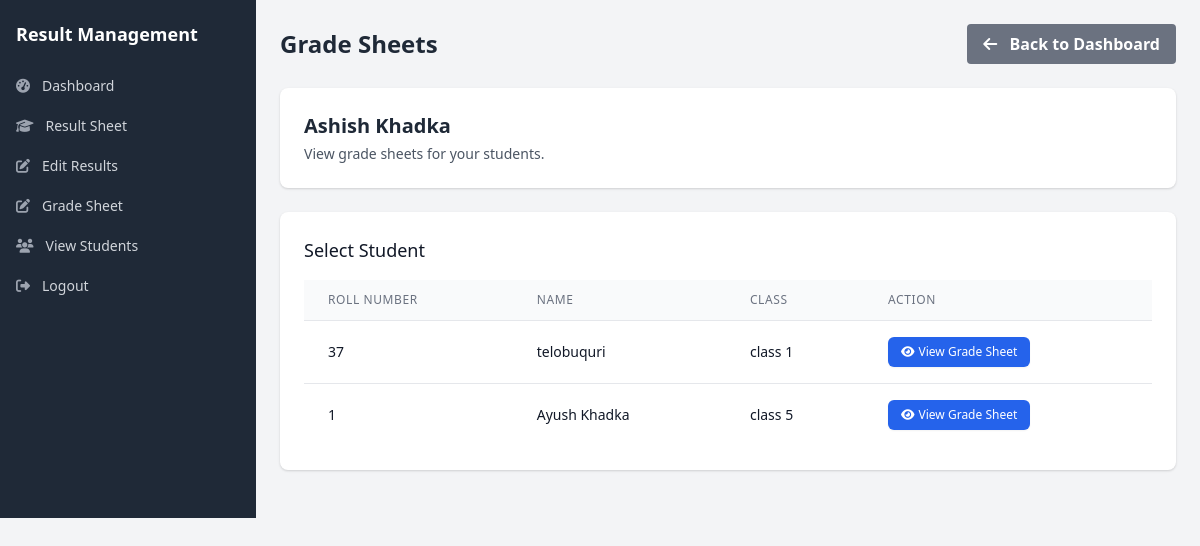
/Teacher/grade_sheet.php (signed in), run on the app's committed database.
### tables this page shows
CREATE TABLE `teachers` (
  `teacher_id` int(11) NOT NULL,
  `user_id` int(11) NOT NULL,
  `employee_id` varchar(20) NOT NULL,
  `qualification` varchar(100) DEFAULT NULL,
  `experience` varchar(255) DEFAULT NULL,
  `department` varchar(50) DEFAULT NULL,
  `joining_date` date DEFAULT NULL,
  `phone` varchar(20) DEFAULT NULL,
  `address` text DEFAULT NULL,
  `is_active` tinyint(1) NOT NULL DEFAULT 1,
  `created_at` timestamp NOT NULL DEFAULT current_timestamp(),
  `updated_at` timestamp NOT NULL DEFAULT current_timestamp() ON UPDATE current_timestamp()
);

CREATE TABLE `users` (
  `user_id` int(11) NOT NULL,
  `username` varchar(50) NOT NULL,
  `password` varchar(255) NOT NULL,
  `full_name` varchar(100) NOT NULL,
  `email` varchar(100) NOT NULL,
  `gender` enum('male','female','other') DEFAULT NULL,
  `role` enum('admin','teacher','student') NOT NULL,
  `status` enum('active','inactive','pending','locked') DEFAULT 'active',
  `profile_image` varchar(255) DEFAULT NULL,
  `last_login` datetime DEFAULT NULL,
  `failed_login_attempts` int(11) NOT NULL DEFAULT 0,
  `last_failed_login` datetime DEFAULT NULL,
  `password_reset_token` varchar(100) DEFAULT NULL,
  `password_reset_expires` datetime DEFAULT NULL,
  `email_verified` tinyint(1) NOT NULL DEFAULT 0,
  `email_verification_token` varchar(100) DEFAULT NULL,
  `created_at` timestamp NOT NULL DEFAULT current_timestamp(),
  `updated_at` timestamp NOT NULL DEFAULT current_timestamp() ON UPDATE current_timestamp(),
  `phone` varchar(20) DEFAULT NULL,
  `address` varchar(255) DEFAULT NULL
);

CREATE TABLE `students` (
  `student_id` varchar(20) NOT NULL,
  `user_id` int(11) NOT NULL,
  `roll_number` varchar(20) NOT NULL,
  `registration_number` varchar(30) NOT NULL,
  `class_id` int(11) DEFAULT NULL,
  `batch_year` year(4) NOT NULL,
  `date_of_birth` date DEFAULT NULL,
  `gender` enum('male','female','other') DEFAULT NULL,
  `address` text DEFAULT NULL,
  `phone` varchar(20) DEFAULT NULL,
  `parent_name` varchar(100) DEFAULT NULL,
  `parent_phone` varchar(20) DEFAULT NULL,
  `parent_email` varchar(100) DEFAULT NULL,
  `is_active` tinyint(1) NOT NULL DEFAULT 1,
  `created_at` timestamp NOT NULL DEFAULT current_timestamp(),
  `updated_at` timestamp NOT NULL DEFAULT current_timestamp() ON UPDATE current_timestamp(),
  `section_id` int(11) DEFAULT NULL
);

CREATE TABLE `classes` (
  `class_id` int(11) NOT NULL,
  `class_name` varchar(100) NOT NULL,
  `class_numeric` int(11) NOT NULL DEFAULT 0,
  `class_teacher_id` int(11) DEFAULT NULL,
  `section` varchar(10) DEFAULT NULL,
  `academic_year` varchar(20) NOT NULL,
  `description` text DEFAULT NULL,
  `is_active` tinyint(1) NOT NULL DEFAULT 1,
  `created_at` timestamp NOT NULL DEFAULT current_timestamp(),
  `updated_at` timestamp NOT NULL DEFAULT current_timestamp() ON UPDATE current_timestamp()
);

### Teacher/grade_sheet.php (the view, shortened to what this page needs)
<?php
include '../includes/db_connetc.php';
$user_id = $_SESSION['user_id'];
$teacher_query = "SELECT t.teacher_id, u.full_name
                 FROM teachers t
                 JOIN users u ON t.user_id = u.user_id
                 WHERE t.user_id = ?";
$stmt = $conn->prepare($teacher_query);
if (!$stmt) {
    $error_message = "Database error: " . $conn->error;
} else {
    $stmt->bind_param("i", $user_id);
    $stmt->execute();
    $result = $stmt->get_result();
    if ($result->num_rows > 0) {
        $teacher = $result->fetch_assoc();
        $teacher_id = $teacher['teacher_id'];
        $teacher_name = $teacher['full_name'];
    } else {
        $error_message = "Teacher record not found. Please contact the administrator.";
    }
}
$subjects = [];
$exams = [];
$performance_data = [];
$subject_names = [];
$gpa_trend = [];
$exams_query = "SELECT DISTINCT e.exam_id, e.exam_name, e.exam_type, e.academic_year
                FROM exams e
                JOIN results r ON e.exam_id = r.exam_id
                JOIN teachersubjects ts ON r.subject_id = ts.subject_id
                WHERE ts.teacher_id = ? AND e.is_active = 1
                ORDER BY e.created_at DESC";
$stmt = $conn->prepare($exams_query);
if ($stmt) {
    $stmt->bind_param("i", $teacher_id);
    $stmt->execute();
    $exams_result = $stmt->get_result();
    while ($row = $exams_result->fetch_assoc()) {
        $exams[] = $row;
    }
} else {
    $exams_result = $conn->query("SELECT exam_id, exam_name, exam_type, academic_year FROM exams WHERE is_active = 1 ORDER BY created_at DESC");
    while ($row = $exams_result->fetch_assoc()) {
        $exams[] = $row;
    }
}
if (isset($_GET['student_id'])) {
    $student_id = $_GET['student_id'];
    $stmt = $conn->prepare("
        SELECT s.student_id, s.roll_number, s.registration_number, u.full_name,
               c.class_name, c.section, c.academic_year
        FROM students s
        JOIN users u ON s.user_id = u.user_id
        JOIN classes c ON s.class_id = c.class_id
        WHERE s.student_id = ?
    ");
    $stmt->bind_param("s", $student_id);
    $stmt->execute();
    $result = $stmt->get_result();
    if ($result->num_rows == 0) {
        die("Student not found");
    }
    $student = $result->fetch_assoc();
    $stmt->close();
    $stmt = $conn->prepare("
        SELECT DISTINCT s.subject_id, s.subject_name, s.subject_code, s.credit_hours
        FROM subjects s
        JOIN results r ON s.subject_id = r.subject_id
        JOIN teachersubjects ts ON s.subject_id = ts.subject_id
        WHERE r.student_id = ? AND ts.teacher_id = ?
        ORDER BY s.subject_id
    ");
    $stmt->bind_param("si", $student_id, $teacher_id);
    $stmt->execute();
    $subjects_result = $stmt->get_result();
    while ($row = $subjects_result->fetch_assoc()) {
        $subjects[] = $row;
        $subject_names[] = $row['subject_name'];
    }
    $stmt->close();
    $selected_exam = isset($_GET['exam_id']) ? $_GET['exam_id'] : null;
    if (!$selected_exam && count($exams) > 0) {
        $selected_exam = $exams[0]['exam_id'];
    }
    $query = "SELECT r.*, e.exam_name, e.exam_type, e.academic_year, s.subject_name
        FROM results r
        JOIN exams e ON r.exam_id = e.exam_id
        JOIN subjects s ON r.subject_id = s.subject_id
        JOIN teachersubjects ts ON s.subject_id = ts.subject_id
        WHERE r.student_id = ? AND ts.teacher_id = ?
        ORDER BY e.created_at DESC, s.subject_name ASC";
    $stmt = $conn->prepare($query);
    $stmt->bind_param("si", $student_id, $teacher_id);
    $stmt->execute();
    $results_data = $stmt->get_result();
    $results_by_exam = [];
    $chart_data = [];
    $time_periods = [];
    while ($row = $results_data->fetch_assoc()) {
        $exam_id = $row['exam_id'];
        if (!isset($results_by_exam[$exam_id])) {
            $results_by_exam[$exam_id] = [
                'exam_id' => $exam_id,
                'exam_name' => $row['exam_name'],
                'exam_type' => $row['exam_type'],
                'academic_year' => $row['academic_year'],
                'subjects' => []
            ];
            if (!in_array($row['exam_name'], $time_periods)) {
                $time_periods[] = $row['exam_name'];
            }
        }
        $results_by_exam[$exam_id]['subjects'][$row['subject_id']] = [
            'subject_id' => $row['subject_id'],
            'subject_name' => $row['subject_name'],
            'theory_marks' => $row['theory_marks'],
            'practical_marks' => $row['practical_marks'],
            'total_marks' => $row['theory_marks'] + $row['practical_marks'],
            'grade' => $row['grade'],
            'gpa' => $row['gpa'],
            'remarks' => $row['remarks'] ?? ''
        ];
        $chart_data[] = [
            'period' => $row['exam_name'],
            'subject' => $row['subject_name'],
            'theory_marks' => $row['theory_marks'],
            'practical_marks' => $row['practical_marks'],
            'gpa' => $row['gpa']
        ];
    }
    $stmt->close();
    $stmt = $conn->prepare("
        SELECT sp.*, e.exam_name
        FROM student_performance sp
        JOIN exams e ON sp.exam_id = e.exam_id
        WHERE sp.student_id = ?
        ORDER BY e.created_at DESC
    ");
    $stmt->bind_param("s", $student_id);
    $stmt->execute();
    $performance_result = $stmt->get_result();
    while ($row = $performance_result->fetch_assoc()) {
        $performance_data[$row['exam_id']] = $row;
        $gpa_trend[] = $row['gpa'];
    }
    $stmt->close();
    if ($selected_exam) {
        $stmt = $conn->prepare("
            SELECT r.*, s.subject_name, s.subject_code, s.full_marks_theory, s.full_marks_practical
            FROM results r
            JOIN subjects s ON r.subject_id = s.subject_id
            JOIN teachersubjects ts ON s.subject_id = ts.subject_id
            WHERE r.student_id = ? AND r.exam_id = ? AND ts.teacher_id = ?
            ORDER BY s.subject_id
        ");
        $stmt->bind_param("sii", $student_id, $selected_exam, $teacher_id);
        $stmt->execute();
        $current_results = $stmt->get_result();
        $results = [];
        $total_marks = 0;
        $total_max_marks = 0;
        while ($row = $current_results->fetch_assoc()) {
            $theory_marks = $row['theory_marks'] ?? 0;
            $practical_marks = $row['practical_marks'] ?? 0;
            $total_subject_marks = $theory_marks + $practical_marks;
            $max_marks = $row['full_marks_theory'] + $row['full_marks_practical'];
            $results[] = [
                'subject_id' => $row['subject_id'],
                'subject_name' => $row['subject_name'],
                'subject_code' => $row['subject_code'] ?? $row['subject_id'],
                'credit_hours' => $row['credit_hours'],
                'theory_marks' => $theory_marks,
                'practical_marks' => $practical_marks,
                'total_marks' => $total_subject_marks,
                'max_marks' => $max_marks,
                'grade' => $row['grade'],
                'gpa' => $row['gpa'],
                'remarks' => $row['remarks'] ?? '',
                'full_marks_theory' => $row['full_marks_theory'],
                'full_marks_practical' => $row['full_marks_practical']
            ];
            $total_marks += $total_subject_marks;
            $total_max_marks += $max_marks;
        }
        $stmt->close();
        $overall_performance = isset($performance_data[$selected_exam]) ? $performance_data[$selected_exam] : null;
        if (!$overall_performance) {
            $percentage = $total_max_marks > 0 ? ($total_marks / $total_max_marks) * 100 : 0;
            $gpa = calculateGPA($percentage, $conn);
            $overall_performance = [
                'average_marks' => $percentage,
                'gpa' => $gpa,
                'rank' => 'N/A'
            ];
        }
    }
} else {
    $show_student_list = true;
    $students = [];
    $students_query = "
        SELECT DISTINCT s.student_id, s.roll_number, u.full_name, c.class_name, c.section
        FROM students s
        JOIN users u ON s.user_id = u.user_id
        JOIN classes c ON s.class_id = c.class_id
        JOIN results r ON s.student_id = r.student_id
        JOIN teachersubjects ts ON r.subject_id = ts.subject_id
        WHERE ts.teacher_id = ?
        ORDER BY c.class_name, c.section, s.roll_number
    ";
    $stmt = $conn->prepare($students_query);
    if ($stmt) {
        $stmt->bind_param("i", $teacher_id);
        $stmt->execute();
        $students_result = $stmt->get_result();
        while ($row = $students_result->fetch_assoc()) {
            $students[] = $row;
        }
    }
}
?>
<!DOCTYPE html>
<html lang="en">
<head>
    <link href="../css/tailwind.css" rel="stylesheet">
    <link rel="stylesheet" href="https://cdnjs.cloudflare.com/ajax/libs/font-awesome/6.4.0/css/all.min.css">
</head>
<body class="bg-gray-100">
    <div class="flex">
        <?php include 'includes/teacher_sidebar.php'; ?>
        <div class="flex-1 p-6">
            <div class="flex justify-between items-center mb-6">
                <h1 class="text-2xl font-bold text-gray-800">Grade Sheets</h1>
                <div class="flex space-x-3">
                    <a href="teacher_dashboard.php" class="bg-gray-500 hover:bg-gray-700 text-white font-bold py-2 px-4 rounded">
                        <i class="fas fa-arrow-left mr-2"></i> Back to Dashboard
                    </a>
                </div>
            </div>
            <div class="bg-white shadow rounded-lg p-6 mb-6">
                <div class="flex flex-col md:flex-row md:items-center md:justify-between">
                    <div>
                        <h2 class="text-xl font-semibold text-gray-800"><?php echo htmlspecialchars($teacher_name ?? 'Teacher'); ?></h2>
                        <p class="mt-1 text-sm text-gray-600">View grade sheets for your students.</p>
                    </div>
                </div>
            </div>
            <?php if (isset($show_student_list)): ?>
                <div class="bg-white shadow rounded-lg p-6 mb-6">
                    <h2 class="text-lg font-medium text-gray-900 mb-4">Select Student</h2>
                    <?php if (empty($students)): ?>
                        <div class="bg-yellow-50 border-l-4 border-yellow-400 p-4">
                            <div class="flex">
                                <div class="flex-shrink-0">
                                    <i class="fas fa-exclamation-triangle text-yellow-400"></i>
                                </div>
                                <div class="ml-3">
                                    <p class="text-sm text-yellow-700">
                                        No students found. You may not have any assigned subjects with results yet.
                                    </p>
                                </div>
                            </div>
                        </div>
                    <?php else: ?>
                        <div class="overflow-x-auto">
                            <table class="min-w-full divide-y divide-gray-200">
                                <thead class="bg-gray-50">
                                    <tr>
                                        <th scope="col" class="px-6 py-3 text-left text-xs font-medium text-gray-500 uppercase tracking-wider">Roll Number</th>
                                        <th scope="col" class="px-6 py-3 text-left text-xs font-medium text-gray-500 uppercase tracking-wider">Name</th>
                                        <th scope="col" class="px-6 py-3 text-left text-xs font-medium text-gray-500 uppercase tracking-wider">Class</th>
                                        <th scope="col" class="px-6 py-3 text-left text-xs font-medium text-gray-500 uppercase tracking-wider">Action</th>
                                    </tr>
                                </thead>
                                <tbody class="bg-white divide-y divide-gray-200">
                                    <?php foreach ($students as $student): ?>
                                        <tr>
                                            <td class="px-6 py-4 whitespace-nowrap text-sm text-gray-900"><?php echo $student['roll_number']; ?></td>
                                            <td class="px-6 py-4 whitespace-nowrap text-sm text-gray-900"><?php echo $student['full_name']; ?></td>
                                            <td class="px-6 py-4 whitespace-nowrap text-sm text-gray-900"><?php echo $student['class_name'] . ' ' . $student['section']; ?></td>
                                            <td class="px-6 py-4 whitespace-nowrap text-sm font-medium">
                                                <a href="?student_id=<?php echo $student['student_id']; ?>" class="inline-flex items-center px-3 py-1.5 border border-transparent text-xs font-medium rounded-md shadow-sm text-white bg-blue-600 hover:bg-blue-700 focus:outline-none focus:ring-2 focus:ring-offset-2 focus:ring-blue-500">
                                                    <i class="fas fa-eye mr-1"></i> View Grade Sheet
                                                </a>
                                            </td>
                                        </tr>
                                    <?php endforeach; ?>
                                </tbody>
                            </table>
                        </div>
                    <?php endif; ?>
                </div>
            <?php endif; ?>
        </div>
    </div>
</body>
</html>

### data on the page
teachers: user.full_name "Ashish Khadka"
students: roll_number "37", user.full_name "telobuquri", class.class_name "class 1"
students: roll_number "1", user.full_name "Ayush Khadka", class.class_name "class 5"
